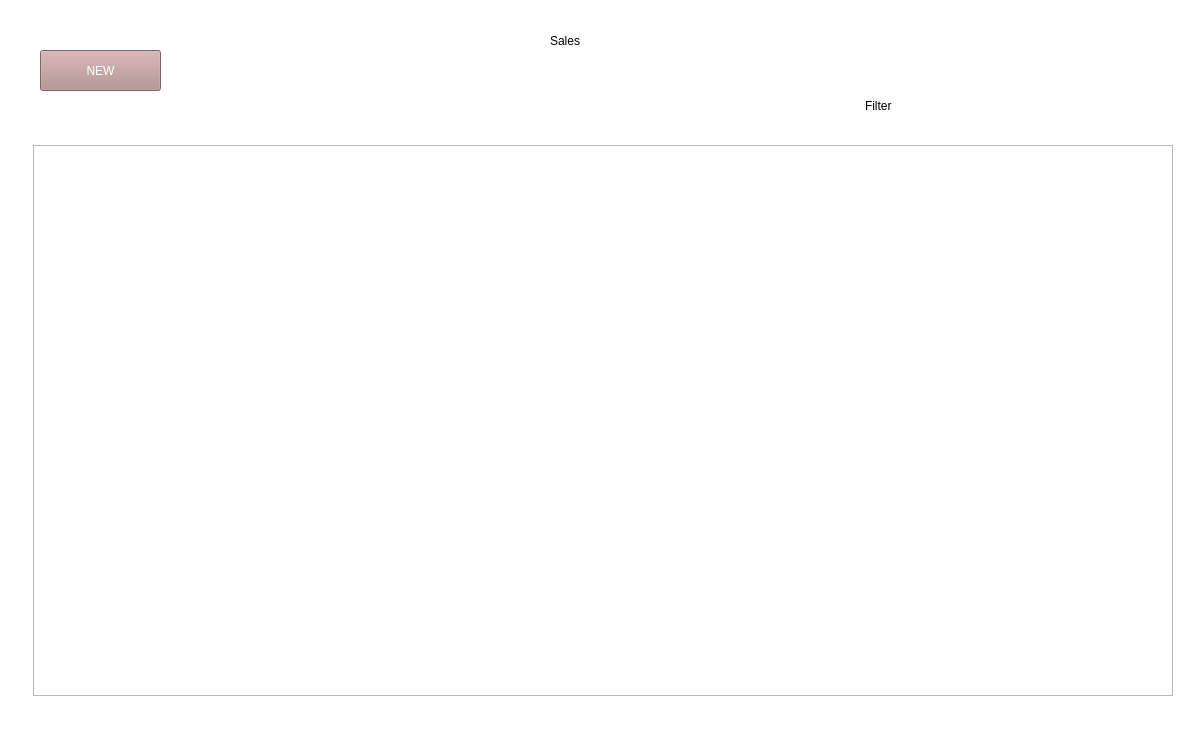
<?xml version="1.0" encoding="UTF-8"?>
<ui version="4.0">
 <class>Form</class>
 <widget class="QWidget" name="Form">
  <property name="geometry">
   <rect>
    <x>0</x>
    <y>0</y>
    <width>1197</width>
    <height>745</height>
   </rect>
  </property>
  <property name="sizePolicy">
   <sizepolicy hsizetype="Expanding" vsizetype="Expanding">
    <horstretch>0</horstretch>
    <verstretch>0</verstretch>
   </sizepolicy>
  </property>
  <property name="windowTitle">
   <string>Form</string>
  </property>
  <widget class="QPushButton" name="create_customer">
   <property name="geometry">
    <rect>
     <x>40</x>
     <y>50</y>
     <width>121</width>
     <height>41</height>
    </rect>
   </property>
   <property name="sizePolicy">
    <sizepolicy hsizetype="Expanding" vsizetype="Expanding">
     <horstretch>0</horstretch>
     <verstretch>0</verstretch>
    </sizepolicy>
   </property>
   <property name="styleSheet">
    <string notr="true">background-color: rgb(174, 139, 137);
color: rgb(255, 255, 255);
font: 75 14pt &quot;MS Shell Dlg 2&quot;;</string>
   </property>
   <property name="text">
    <string>NEW</string>
   </property>
  </widget>
  <widget class="QLabel" name="lb_title">
   <property name="geometry">
    <rect>
     <x>550</x>
     <y>25</y>
     <width>46</width>
     <height>31</height>
    </rect>
   </property>
   <property name="styleSheet">
    <string notr="true">font: 63 14pt &quot;Lucida Bright&quot;;</string>
   </property>
   <property name="text">
    <string>Sales</string>
   </property>
  </widget>
  <widget class="QLabel" name="lb_filter">
   <property name="geometry">
    <rect>
     <x>865</x>
     <y>90</y>
     <width>51</width>
     <height>31</height>
    </rect>
   </property>
   <property name="styleSheet">
    <string notr="true">font: 63 12pt &quot;Lucida Bright&quot;;</string>
   </property>
   <property name="text">
    <string>Filter</string>
   </property>
  </widget>
  <widget class="QLabel" name="antet_color">
   <property name="geometry">
    <rect>
     <x>-15</x>
     <y>-15</y>
     <width>1226</width>
     <height>781</height>
    </rect>
   </property>
   <property name="sizePolicy">
    <sizepolicy hsizetype="Expanding" vsizetype="Expanding">
     <horstretch>0</horstretch>
     <verstretch>0</verstretch>
    </sizepolicy>
   </property>
   <property name="styleSheet">
    <string notr="true">background-color: rgb(255, 255, 255);</string>
   </property>
   <property name="text">
    <string/>
   </property>
  </widget>
  <widget class="QFrame" name="sales_view_layout">
   <property name="geometry">
    <rect>
     <x>33</x>
     <y>145</y>
     <width>1140</width>
     <height>551</height>
    </rect>
   </property>
   <property name="frameShape">
    <enum>QFrame::StyledPanel</enum>
   </property>
   <property name="frameShadow">
    <enum>QFrame::Raised</enum>
   </property>
  </widget>
  <zorder>antet_color</zorder>
  <zorder>create_customer</zorder>
  <zorder>lb_title</zorder>
  <zorder>lb_filter</zorder>
  <zorder>sales_view_layout</zorder>
 </widget>
 <resources/>
 <connections/>
</ui>
